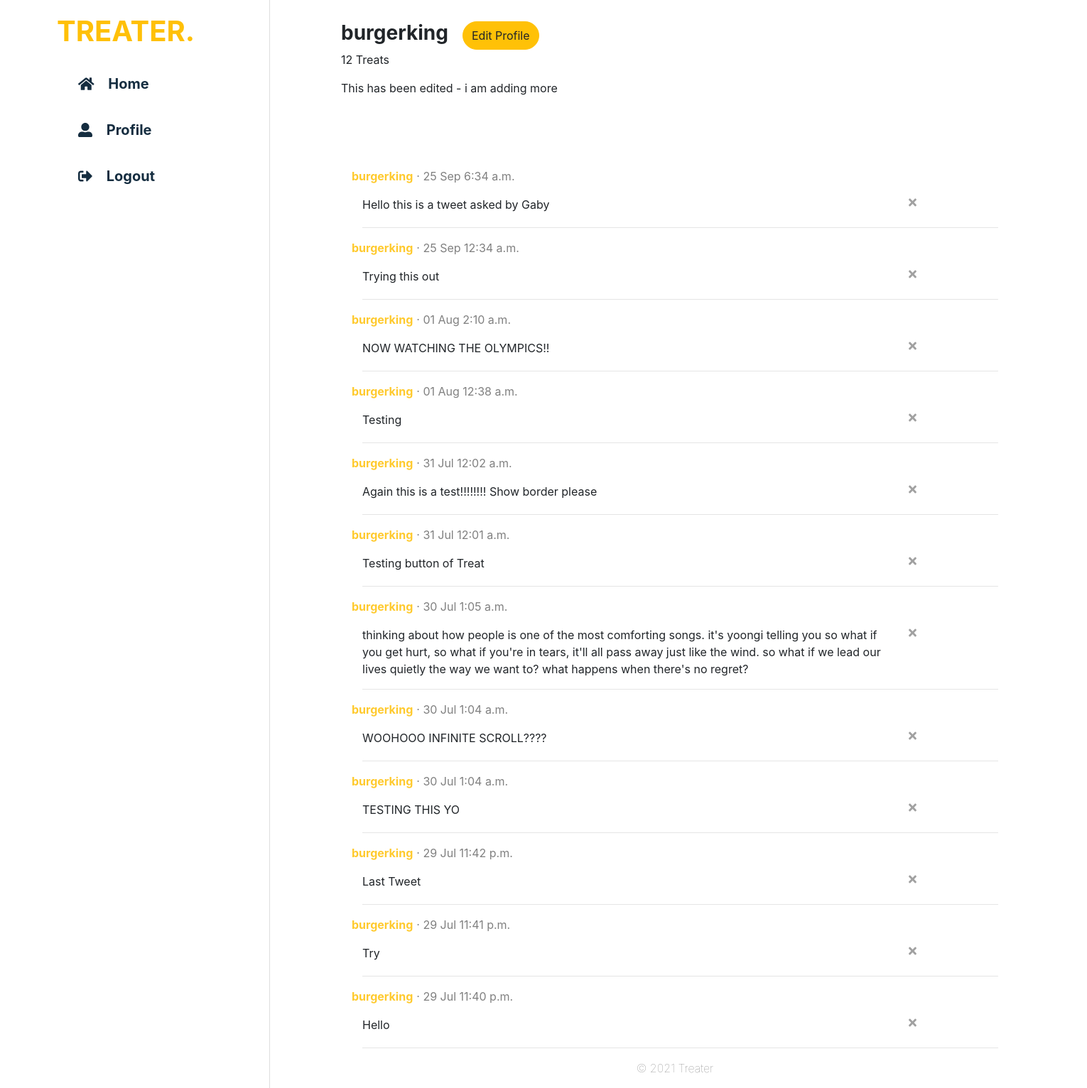
The app's page /Treater/profile (signed in), older data.
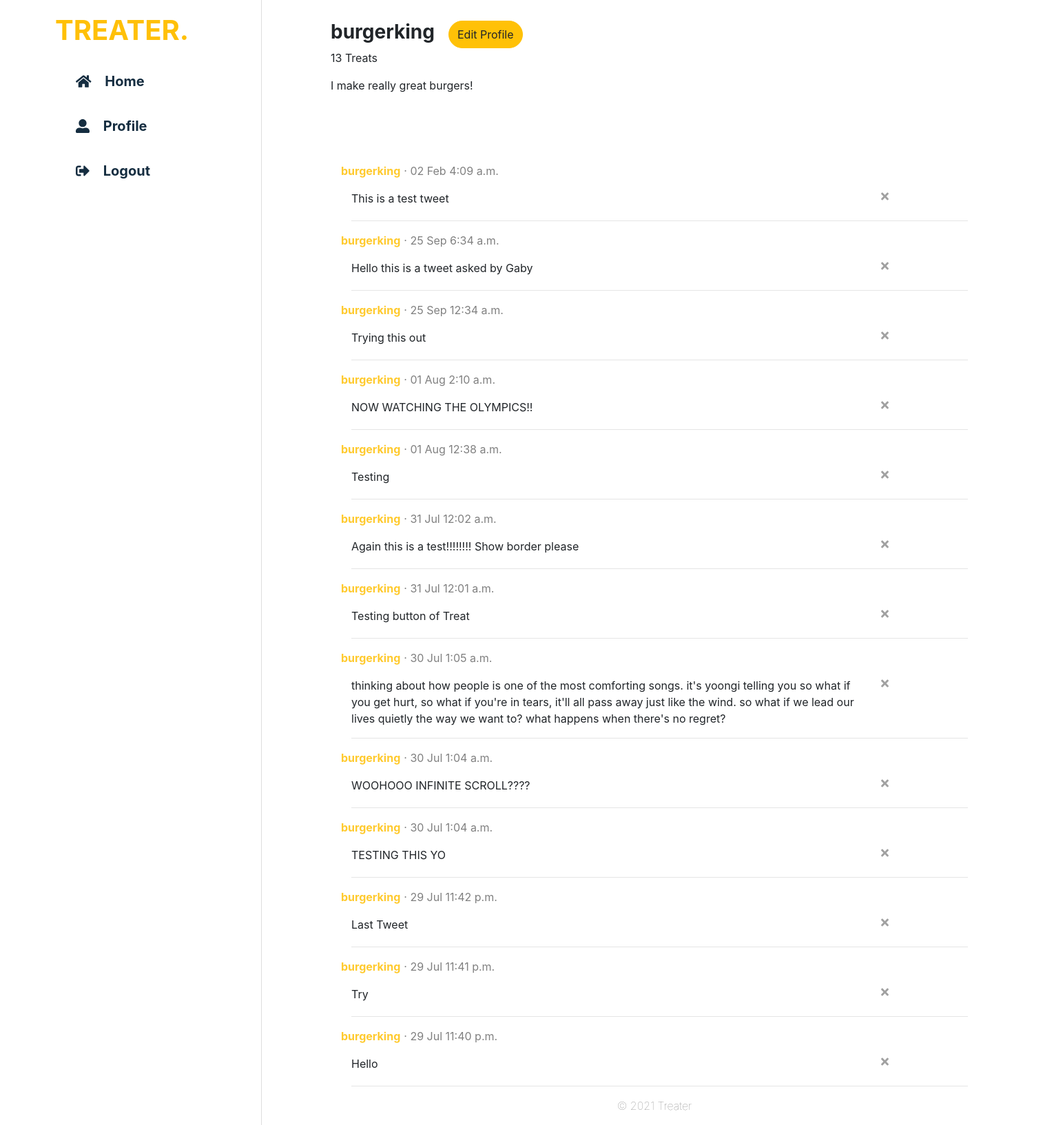
The same page, newer data.
### treater_feed/models.py (models this page shows, shortened)
class User(AbstractUser):
    description = models.CharField(max_length=250, null=True)

class Tweet(models.Model):
    user = models.ForeignKey(User, on_delete=models.CASCADE, related_name="tweet_user")
    tweet = models.CharField(max_length=250)
    date_and_time = models.DateTimeField(auto_now_add=True)

### treater_feed/views.py (the view)
# urls.py: path("profile", views.view_own_profile, name="view_own_profile"),
@login_required
def view_own_profile(request):
    user = User.objects.get(username=request.user)
    if request.method == 'POST':
        updated_description = request.POST["description-change"]
        user.description = updated_description
        user.save()
        user = User.objects.get(username=request.user)
        return render(request, "treater_feed/profile.html", {
            "user": user,
            "profileUser": user,
            "tweets": user.tweet_user.all().order_by('-date_and_time')
        })
    else:
        return render(request, "treater_feed/profile.html", {
            "user": user,
            "profileUser": user,
            "tweets": user.tweet_user.all().order_by('-date_and_time')
        })

### treater_feed/templates/treater_feed/profile.html (shortened to what this page needs)
{% extends "treater_feed/layout.html" %} {% block authenticated_body %} {% load static %}
<div class="container profile-details">
    <div class="row username-button">
        <div>
            <h3 class="profile-details-username"><b>{{profileUser.username}}</b></h3>
        </div>
        {% if user.id == profileUser.id %}
        <div>
            <button type="button" class="btn btn-warning" id="editProfileBtn">Edit Profile</button>
        </div>
        {% endif %}
    </div>
    <div class="row">
        <p>{{tweets.count}} Treats</p>
    </div>
    <div class="row">
        <div>{{profileUser.description}}</div>
    </div>
    <div class="container list-tweets">
        <ul>
            {% for tweet in tweets %}
            <li>
                <div class="tweet-post">
                    <div class="row">
                        <a href="{% url 'view_user_profile' tweet.user.id %}">
                            <b>{{tweet.user}}</b>
                        </a>
                        <p class="tweet-date-time"> &#183; {{tweet.date_and_time|date:"d M"}} {{tweet.date_and_time|time:"TIME_FORMAT"}}</p>
                    </div>
                </div>
                <div class="row">
                    <div class="col-sm-10">
                        {{tweet.tweet}}
                    </div>
                    {% if tweet.user.id == user.id %}
                    <a class="btn delete" id="deleteTweet" href="{% url 'delete_tweet_profile' tweet.id user.id %}"><i class="fas fa-times"></i></a> {% endif %}
                </div>
            </li>
            <hr> {% endfor %}
        </ul>
    </div>
</div>
{% endblock %}

Row changes from the older to the newer data that the page shows:
changed User "burgerking": description "This has been edited - i am adding more" → "I make really great burgers!"
added Tweet: user "burgerking", date_and_time "02 Feb", date_and_time "4:09 a.m.", tweet "This is a test tweet"
Text that changed along with them:
{{ tweets.count }}: "12" → "13"
